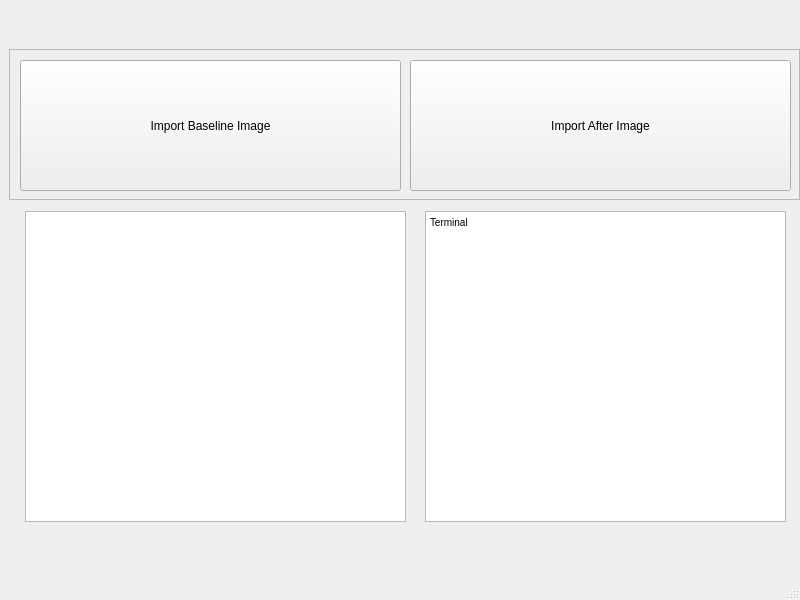
<?xml version="1.0" encoding="UTF-8"?>
<ui version="4.0">
 <class>MainWindow</class>
 <widget class="QMainWindow" name="MainWindow">
  <property name="geometry">
   <rect>
    <x>0</x>
    <y>0</y>
    <width>800</width>
    <height>600</height>
   </rect>
  </property>
  <property name="windowTitle">
   <string>MainWindow</string>
  </property>
  <widget class="QWidget" name="centralwidget">
   <widget class="QPushButton" name="btnBFile">
    <property name="geometry">
     <rect>
      <x>20</x>
      <y>60</y>
      <width>381</width>
      <height>131</height>
     </rect>
    </property>
    <property name="text">
     <string>Import Baseline Image</string>
    </property>
   </widget>
   <widget class="QPushButton" name="btnAFile">
    <property name="geometry">
     <rect>
      <x>410</x>
      <y>60</y>
      <width>381</width>
      <height>131</height>
     </rect>
    </property>
    <property name="text">
     <string>Import After Image</string>
    </property>
   </widget>
   <widget class="QFrame" name="frame">
    <property name="geometry">
     <rect>
      <x>9</x>
      <y>49</y>
      <width>791</width>
      <height>151</height>
     </rect>
    </property>
    <property name="frameShape">
     <enum>QFrame::StyledPanel</enum>
    </property>
    <property name="frameShadow">
     <enum>QFrame::Raised</enum>
    </property>
   </widget>
   <widget class="QGraphicsView" name="ImageViewer">
    <property name="geometry">
     <rect>
      <x>25</x>
      <y>211</y>
      <width>381</width>
      <height>311</height>
     </rect>
    </property>
   </widget>
   <widget class="QTextBrowser" name="textBrowser">
    <property name="geometry">
     <rect>
      <x>425</x>
      <y>211</y>
      <width>361</width>
      <height>311</height>
     </rect>
    </property>
    <property name="html">
     <string>&lt;!DOCTYPE HTML PUBLIC &quot;-//W3C//DTD HTML 4.0//EN&quot; &quot;http://www.w3.org/TR/REC-html40/strict.dtd&quot;&gt;
&lt;html&gt;&lt;head&gt;&lt;meta name=&quot;qrichtext&quot; content=&quot;1&quot; /&gt;&lt;style type=&quot;text/css&quot;&gt;
p, li { white-space: pre-wrap; }
&lt;/style&gt;&lt;/head&gt;&lt;body style=&quot; font-family:'MS Shell Dlg 2'; font-size:7.8pt; font-weight:400; font-style:normal;&quot;&gt;
&lt;p style=&quot; margin-top:0px; margin-bottom:0px; margin-left:0px; margin-right:0px; -qt-block-indent:0; text-indent:0px;&quot;&gt;Terminal&lt;/p&gt;&lt;/body&gt;&lt;/html&gt;</string>
    </property>
   </widget>
  </widget>
  <widget class="QMenuBar" name="menubar">
   <property name="geometry">
    <rect>
     <x>0</x>
     <y>0</y>
     <width>800</width>
     <height>26</height>
    </rect>
   </property>
  </widget>
  <widget class="QStatusBar" name="statusbar"/>
 </widget>
 <resources/>
 <connections/>
</ui>
